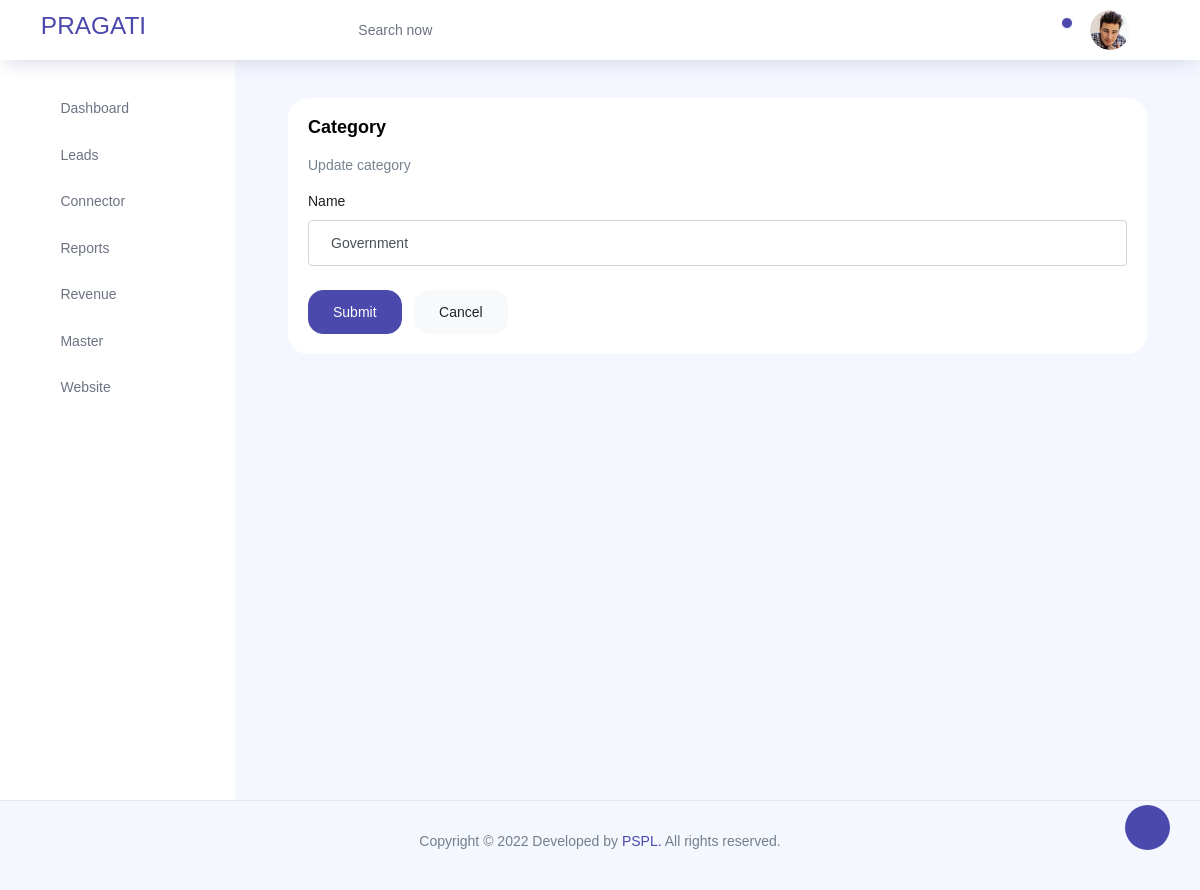
The app's page /lead/lead/edit_cat/1, older data.
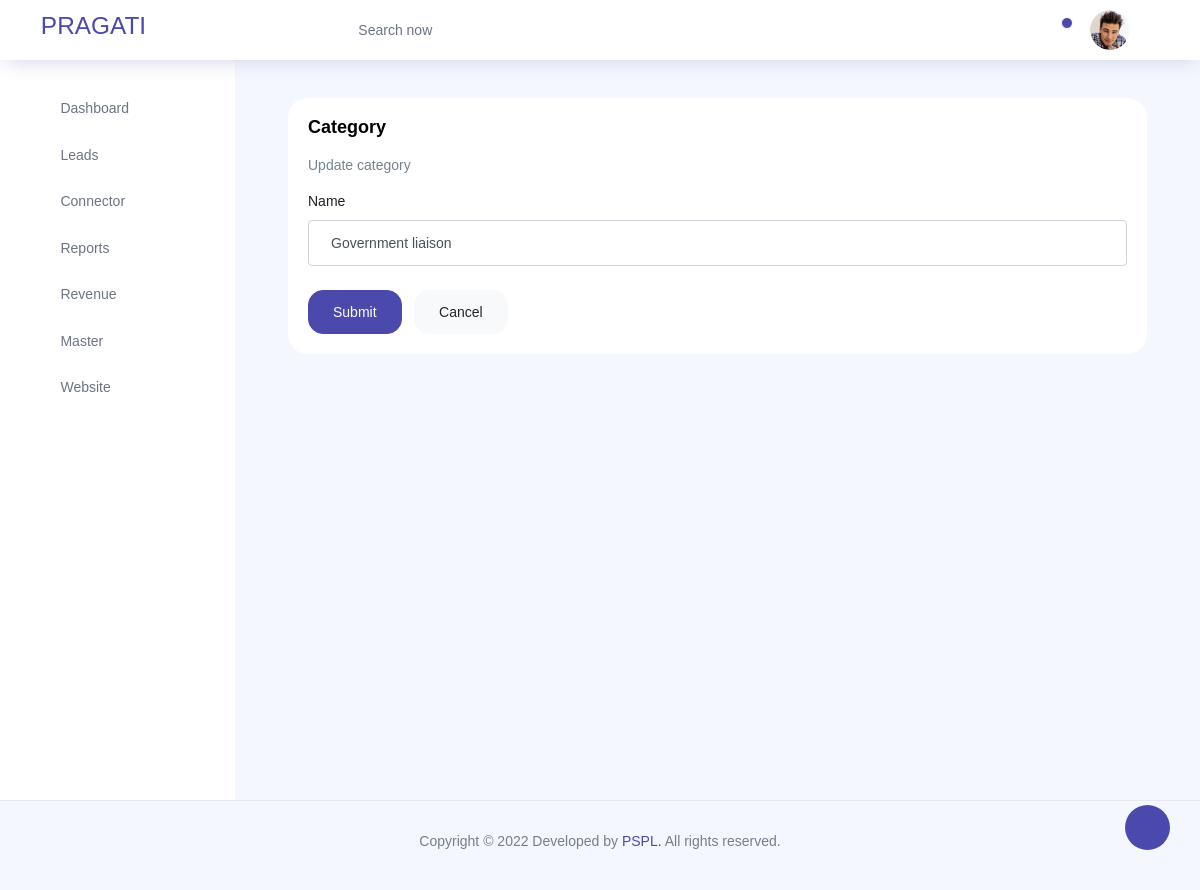
The same page, newer data.
### lead/models.py (models this page shows, shortened)
class Category(models.Model): #country
    cat_id=models.CharField(max_length=100)
    name=models.CharField(max_length=100,unique=True)
    image=models.CharField(max_length=100)

### lead/views.py (the view)
# urls.py: path('lead/edit_cat/<int:id>',views.edit_cat,name="edit_cat"),
def edit_cat(request,id):
    editcat=Category.objects.get(id=id)
    return render(request,'edit_cat.html',{'editcat':editcat})

### templates/edit_cat.html (shortened to what this page needs)
{% extends 'base.html' %}
{% load static  %}
{% block content %}
{%load crispy_forms_filters%}
<div class="col-12 grid-margin stretch-card">
    <div class="card">
      <div class="card-body">
        <h4 class="card-title">Category</h4>
        <p class="card-description">
          Update category
        </p>
        <form action="{% url 'lead:update_cat' editcat.pk %}" method="post" >
          <div class="form-group">
            <label for="id_name">Name</label>
            <input type="text" class="form-control" autocomplete="off" name="name" value="{{editcat.name }}"   id="id_name" placeholder="Name">
          </div>
          <button type="submit" class="btn btn-primary mr-2">Submit</button>
          <a href="{% url 'lead:view_cat' %}"  class="btn btn-light">Cancel</a>
        </form>
      </div>
    </div>
  </div>
{%endblock%}

Row changes from the older to the newer data that the page shows:
changed Category: name "Government" → "Government liaison"
